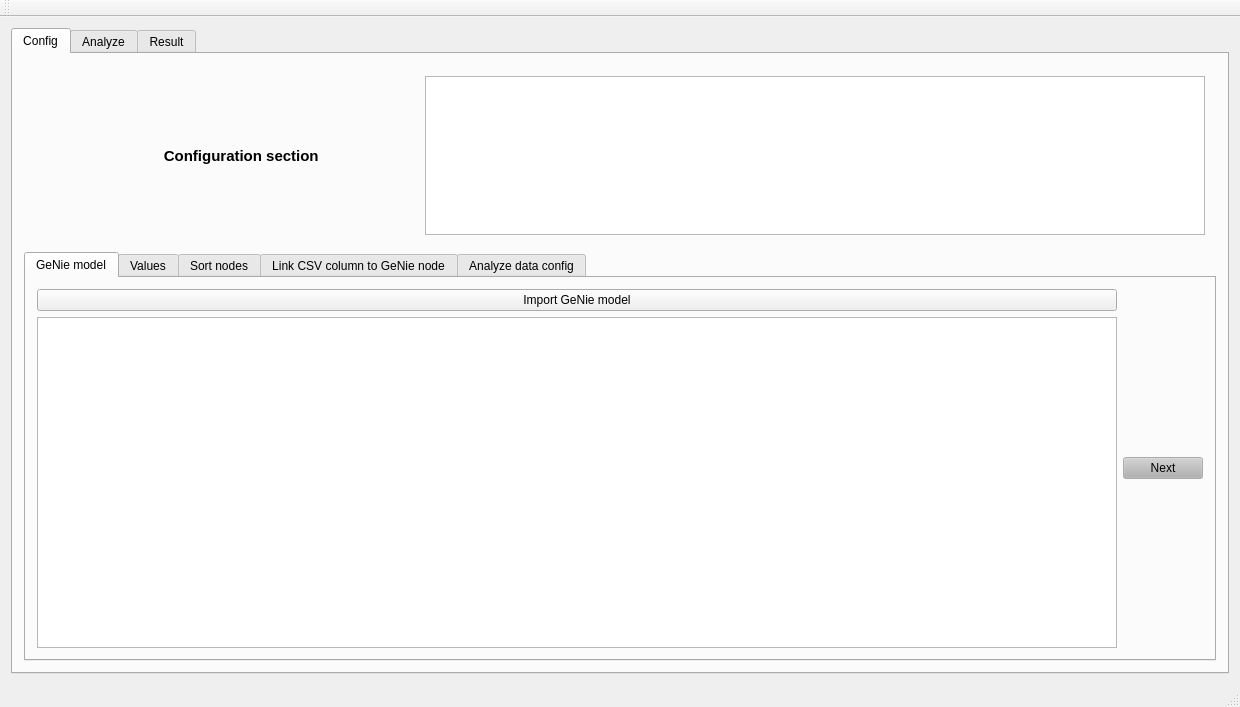
<?xml version="1.0" encoding="UTF-8"?>
<ui version="4.0">
 <class>MainWindow</class>
 <widget class="QMainWindow" name="MainWindow">
  <property name="geometry">
   <rect>
    <x>0</x>
    <y>0</y>
    <width>1240</width>
    <height>707</height>
   </rect>
  </property>
  <property name="windowTitle">
   <string>Smile App</string>
  </property>
  <widget class="QWidget" name="centralWidget">
   <layout class="QGridLayout" name="gridLayout_4">
    <item row="1" column="0">
     <widget class="QTabWidget" name="tabWidget">
      <property name="layoutDirection">
       <enum>Qt::LeftToRight</enum>
      </property>
      <property name="tabPosition">
       <enum>QTabWidget::North</enum>
      </property>
      <property name="currentIndex">
       <number>0</number>
      </property>
      <property name="movable">
       <bool>false</bool>
      </property>
      <widget class="QWidget" name="tab_5">
       <attribute name="title">
        <string>Config</string>
       </attribute>
       <layout class="QGridLayout" name="gridLayout">
        <item row="1" column="0">
         <widget class="QFrame" name="frame_2">
          <property name="minimumSize">
           <size>
            <width>0</width>
            <height>50</height>
           </size>
          </property>
          <property name="frameShape">
           <enum>QFrame::NoFrame</enum>
          </property>
          <property name="frameShadow">
           <enum>QFrame::Raised</enum>
          </property>
          <property name="lineWidth">
           <number>0</number>
          </property>
          <layout class="QGridLayout" name="gridLayout_6">
           <item row="1" column="0">
            <widget class="QLabel" name="label_32">
             <property name="font">
              <font>
               <pointsize>11</pointsize>
               <weight>75</weight>
               <bold>true</bold>
              </font>
             </property>
             <property name="text">
              <string>                               Configuration section                        </string>
             </property>
             <property name="margin">
              <number>-8</number>
             </property>
            </widget>
           </item>
           <item row="0" column="4" rowspan="3">
            <widget class="QTextBrowser" name="configStatus"/>
           </item>
          </layout>
         </widget>
        </item>
        <item row="4" column="0">
         <widget class="QTabWidget" name="tabWidget_2">
          <property name="currentIndex">
           <number>0</number>
          </property>
          <widget class="QWidget" name="tab_6">
           <attribute name="title">
            <string>GeNie model</string>
           </attribute>
           <layout class="QGridLayout" name="gridLayout_7">
            <item row="1" column="0">
             <layout class="QGridLayout" name="gridLayout_2">
              <item row="1" column="1">
               <widget class="QListWidget" name="listWidget"/>
              </item>
              <item row="0" column="1">
               <widget class="QPushButton" name="import_genie">
                <property name="text">
                 <string>Import GeNie model</string>
                </property>
               </widget>
              </item>
             </layout>
            </item>
            <item row="1" column="2">
             <layout class="QVBoxLayout" name="verticalLayout">
              <item>
               <widget class="QPushButton" name="next_analysedata">
                <property name="palette">
                 <palette>
                  <active>
                   <colorrole role="Button">
                    <brush brushstyle="SolidPattern">
                     <color alpha="255">
                      <red>177</red>
                      <green>177</green>
                      <blue>177</blue>
                     </color>
                    </brush>
                   </colorrole>
                  </active>
                  <inactive>
                   <colorrole role="Button">
                    <brush brushstyle="SolidPattern">
                     <color alpha="255">
                      <red>177</red>
                      <green>177</green>
                      <blue>177</blue>
                     </color>
                    </brush>
                   </colorrole>
                  </inactive>
                  <disabled>
                   <colorrole role="Button">
                    <brush brushstyle="SolidPattern">
                     <color alpha="255">
                      <red>177</red>
                      <green>177</green>
                      <blue>177</blue>
                     </color>
                    </brush>
                   </colorrole>
                  </disabled>
                 </palette>
                </property>
                <property name="text">
                 <string>Next</string>
                </property>
               </widget>
              </item>
             </layout>
            </item>
           </layout>
          </widget>
          <widget class="QWidget" name="tab_8">
           <attribute name="title">
            <string>Values</string>
           </attribute>
           <layout class="QGridLayout" name="gridLayout_9">
            <item row="1" column="1">
             <layout class="QGridLayout" name="gridLayout_5">
              <item row="4" column="1">
               <widget class="QPushButton" name="next_to_sort_nodes">
                <property name="text">
                 <string>Next</string>
                </property>
               </widget>
              </item>
              <item row="0" column="0">
               <layout class="QHBoxLayout" name="horizontalLayout">
                <item>
                 <widget class="QPushButton" name="importRawCSV">
                  <property name="text">
                   <string>Import raw values CSV</string>
                  </property>
                 </widget>
                </item>
                <item>
                 <widget class="QPushButton" name="importAnalyzeCSV">
                  <property name="text">
                   <string>Import rule values CSV</string>
                  </property>
                 </widget>
                </item>
                <item>
                 <widget class="QPushButton" name="importDatabaseCSV">
                  <property name="text">
                   <string>Import from database</string>
                  </property>
                 </widget>
                </item>
               </layout>
              </item>
              <item row="2" column="0">
               <layout class="QHBoxLayout" name="horizontalLayout_7">
                <item>
                 <widget class="QSpinBox" name="raw_spinbox_row">
                  <property name="value">
                   <number>2</number>
                  </property>
                 </widget>
                </item>
                <item>
                 <widget class="QSpinBox" name="raw_spinbox_col">
                  <property name="value">
                   <number>2</number>
                  </property>
                 </widget>
                </item>
                <item>
                 <widget class="QSpinBox" name="analyze_spin_row">
                  <property name="value">
                   <number>1</number>
                  </property>
                 </widget>
                </item>
                <item>
                 <widget class="QSpinBox" name="analyze_spin_col">
                  <property name="value">
                   <number>1</number>
                  </property>
                 </widget>
                </item>
                <item>
                 <widget class="QLabel" name="label_14">
                  <property name="text">
                   <string/>
                  </property>
                 </widget>
                </item>
                <item>
                 <widget class="QLabel" name="label_13">
                  <property name="text">
                   <string/>
                  </property>
                 </widget>
                </item>
               </layout>
              </item>
              <item row="4" column="0">
               <widget class="QListWidget" name="listWidget_values"/>
              </item>
              <item row="1" column="0">
               <layout class="QHBoxLayout" name="horizontalLayout_8">
                <item>
                 <widget class="QLabel" name="label_4">
                  <property name="text">
                   <string>Number of header rows</string>
                  </property>
                 </widget>
                </item>
                <item>
                 <widget class="QLabel" name="label_3">
                  <property name="text">
                   <string>Number of Date &amp; time cols</string>
                  </property>
                 </widget>
                </item>
                <item>
                 <widget class="QLabel" name="label_2">
                  <property name="text">
                   <string>Number of header rows</string>
                  </property>
                 </widget>
                </item>
                <item>
                 <widget class="QLabel" name="label">
                  <property name="text">
                   <string>Number of Date &amp; time cols</string>
                  </property>
                 </widget>
                </item>
                <item>
                 <widget class="QLabel" name="label_8">
                  <property name="text">
                   <string/>
                  </property>
                 </widget>
                </item>
                <item>
                 <widget class="QLabel" name="label_12">
                  <property name="text">
                   <string/>
                  </property>
                 </widget>
                </item>
               </layout>
              </item>
             </layout>
            </item>
           </layout>
          </widget>
          <widget class="QWidget" name="tab_10">
           <attribute name="title">
            <string>Sort nodes</string>
           </attribute>
           <layout class="QGridLayout" name="gridLayout_11">
            <item row="0" column="2">
             <layout class="QVBoxLayout" name="verticalLayout_3">
              <item>
               <widget class="QTreeWidget" name="treeWidget_symptom">
                <column>
                 <property name="text">
                  <string notr="true">1</string>
                 </property>
                </column>
               </widget>
              </item>
              <item>
               <widget class="QTreeWidget" name="treeWidget_results">
                <column>
                 <property name="text">
                  <string notr="true">1</string>
                 </property>
                </column>
               </widget>
              </item>
             </layout>
            </item>
            <item row="0" column="0">
             <layout class="QGridLayout" name="gridLayout_12">
              <item row="0" column="0">
               <widget class="QPushButton" name="add_resultnodes">
                <property name="text">
                 <string>Add Resultnodes</string>
                </property>
               </widget>
              </item>
              <item row="1" column="0">
               <widget class="QPushButton" name="add_symptom">
                <property name="text">
                 <string>Add Symptom</string>
                </property>
               </widget>
              </item>
              <item row="2" column="0">
               <widget class="QListWidget" name="listWidget_2"/>
              </item>
             </layout>
            </item>
            <item row="0" column="6">
             <layout class="QVBoxLayout" name="verticalLayout_4">
              <item>
               <layout class="QVBoxLayout" name="verticalLayout_5">
                <item>
                 <widget class="QPushButton" name="remove_symptom">
                  <property name="text">
                   <string>Remove Symptom</string>
                  </property>
                 </widget>
                </item>
                <item>
                 <widget class="QPushButton" name="remove_result_node">
                  <property name="text">
                   <string>Remove result node</string>
                  </property>
                 </widget>
                </item>
                <item>
                 <layout class="QVBoxLayout" name="verticalLayout_7">
                  <item>
                   <layout class="QHBoxLayout" name="horizontalLayout_4">
                    <item>
                     <widget class="QLabel" name="label_6">
                      <property name="text">
                       <string/>
                      </property>
                     </widget>
                    </item>
                   </layout>
                  </item>
                  <item>
                   <widget class="QPushButton" name="export_nodes">
                    <property name="text">
                     <string>Export sorted nodes</string>
                    </property>
                   </widget>
                  </item>
                  <item>
                   <widget class="QPushButton" name="Import_nodes">
                    <property name="text">
                     <string>Import sorted nodes</string>
                    </property>
                   </widget>
                  </item>
                  <item>
                   <layout class="QVBoxLayout" name="verticalLayout_8">
                    <item>
                     <widget class="QLabel" name="label_5">
                      <property name="text">
                       <string/>
                      </property>
                     </widget>
                    </item>
                   </layout>
                  </item>
                 </layout>
                </item>
               </layout>
              </item>
              <item>
               <widget class="QPushButton" name="next_to_linkcolumn">
                <property name="text">
                 <string>Next</string>
                </property>
               </widget>
              </item>
             </layout>
            </item>
           </layout>
          </widget>
          <widget class="QWidget" name="tab_9">
           <attribute name="title">
            <string>Link CSV column to GeNie node</string>
           </attribute>
           <layout class="QGridLayout" name="gridLayout_10">
            <item row="0" column="0">
             <layout class="QGridLayout" name="gridLayout_8">
              <item row="0" column="0">
               <widget class="QPushButton" name="savesymptoms">
                <property name="text">
                 <string>Save Symptoms</string>
                </property>
               </widget>
              </item>
              <item row="0" column="1">
               <widget class="QCheckBox" name="checkBox_duplicate">
                <property name="enabled">
                 <bool>true</bool>
                </property>
                <property name="text">
                 <string>Detect duplicate columns</string>
                </property>
                <property name="checked">
                 <bool>true</bool>
                </property>
                <property name="tristate">
                 <bool>false</bool>
                </property>
               </widget>
              </item>
              <item row="1" column="0">
               <widget class="QTableWidget" name="tableWidget_symptoms">
                <property name="enabled">
                 <bool>true</bool>
                </property>
                <property name="frameShape">
                 <enum>QFrame::StyledPanel</enum>
                </property>
                <property name="frameShadow">
                 <enum>QFrame::Plain</enum>
                </property>
                <property name="lineWidth">
                 <number>2</number>
                </property>
                <property name="showGrid">
                 <bool>false</bool>
                </property>
                <property name="rowCount">
                 <number>0</number>
                </property>
                <property name="columnCount">
                 <number>2</number>
                </property>
                <attribute name="horizontalHeaderDefaultSectionSize">
                 <number>106</number>
                </attribute>
                <column/>
                <column/>
               </widget>
              </item>
              <item row="1" column="1">
               <layout class="QVBoxLayout" name="verticalLayout_10">
                <item>
                 <layout class="QVBoxLayout" name="verticalLayout_11">
                  <item>
                   <widget class="QPushButton" name="importLinkedxml">
                    <property name="text">
                     <string>Import linked Xml</string>
                    </property>
                   </widget>
                  </item>
                  <item>
                   <widget class="QPushButton" name="ExportLinkedXml">
                    <property name="text">
                     <string>Export linked Xml</string>
                    </property>
                   </widget>
                  </item>
                  <item>
                   <layout class="QHBoxLayout" name="horizontalLayout_3">
                    <item>
                     <widget class="QLabel" name="label_7">
                      <property name="text">
                       <string/>
                      </property>
                     </widget>
                    </item>
                   </layout>
                  </item>
                 </layout>
                </item>
                <item>
                 <widget class="QPushButton" name="next_to_analyze_or_results">
                  <property name="text">
                   <string>Next</string>
                  </property>
                 </widget>
                </item>
               </layout>
              </item>
             </layout>
            </item>
           </layout>
          </widget>
          <widget class="QWidget" name="tab_7">
           <attribute name="title">
            <string>Analyze data config</string>
           </attribute>
           <layout class="QGridLayout" name="gridLayout_14">
            <item row="0" column="0">
             <layout class="QGridLayout" name="gridLayout_13">
              <item row="2" column="0">
               <widget class="QTreeWidget" name="treeWidget_2">
                <column>
                 <property name="text">
                  <string notr="true">1</string>
                 </property>
                </column>
               </widget>
              </item>
              <item row="1" column="0">
               <layout class="QHBoxLayout" name="horizontalLayout_2">
                <item>
                 <widget class="QPushButton" name="add_value_boundary">
                  <property name="text">
                   <string>Add values</string>
                  </property>
                 </widget>
                </item>
                <item>
                 <widget class="QPushButton" name="pushButton_exportxml">
                  <property name="text">
                   <string>Export XML</string>
                  </property>
                 </widget>
                </item>
                <item>
                 <widget class="QPushButton" name="pushButton_importxml">
                  <property name="text">
                   <string>                              Import XMl                        </string>
                  </property>
                 </widget>
                </item>
               </layout>
              </item>
             </layout>
            </item>
            <item row="0" column="1">
             <layout class="QVBoxLayout" name="verticalLayout_2">
              <item>
               <widget class="QComboBox" name="comboBox_values">
                <item>
                 <property name="text">
                  <string>Constant</string>
                 </property>
                </item>
                <item>
                 <property name="text">
                  <string>Not Constant</string>
                 </property>
                </item>
                <item>
                 <property name="text">
                  <string>Equal</string>
                 </property>
                </item>
                <item>
                 <property name="text">
                  <string>Less than</string>
                 </property>
                </item>
                <item>
                 <property name="text">
                  <string>Greater than</string>
                 </property>
                </item>
                <item>
                 <property name="text">
                  <string>Between</string>
                 </property>
                </item>
               </widget>
              </item>
              <item>
               <widget class="QDoubleSpinBox" name="doubleSpinBox"/>
              </item>
              <item>
               <widget class="QDoubleSpinBox" name="doubleSpinBox_2"/>
              </item>
              <item>
               <widget class="QPushButton" name="pushButton_boundary">
                <property name="text">
                 <string>                                         save values                                    </string>
                </property>
               </widget>
              </item>
              <item>
               <layout class="QVBoxLayout" name="verticalLayout_6">
                <item>
                 <widget class="QLabel" name="label_sympt">
                  <property name="font">
                   <font>
                    <pointsize>9</pointsize>
                    <weight>75</weight>
                    <bold>true</bold>
                   </font>
                  </property>
                  <property name="text">
                   <string>Symptom</string>
                  </property>
                 </widget>
                </item>
                <item>
                 <widget class="QLabel" name="label_value">
                  <property name="font">
                   <font>
                    <weight>75</weight>
                    <bold>true</bold>
                   </font>
                  </property>
                  <property name="text">
                   <string>Evidence</string>
                  </property>
                 </widget>
                </item>
                <item>
                 <widget class="QFrame" name="frame_4">
                  <property name="frameShape">
                   <enum>QFrame::StyledPanel</enum>
                  </property>
                  <property name="frameShadow">
                   <enum>QFrame::Raised</enum>
                  </property>
                 </widget>
                </item>
                <item>
                 <widget class="QFrame" name="frame">
                  <property name="frameShape">
                   <enum>QFrame::StyledPanel</enum>
                  </property>
                  <property name="frameShadow">
                   <enum>QFrame::Raised</enum>
                  </property>
                 </widget>
                </item>
               </layout>
              </item>
             </layout>
            </item>
            <item row="0" column="2">
             <widget class="QPushButton" name="next_to_resultscolumn">
              <property name="text">
               <string>Next</string>
              </property>
             </widget>
            </item>
           </layout>
          </widget>
         </widget>
        </item>
       </layout>
      </widget>
      <widget class="QWidget" name="tab_12">
       <attribute name="title">
        <string>Analyze</string>
       </attribute>
       <layout class="QGridLayout" name="gridLayout_3">
        <item row="1" column="0">
         <layout class="QGridLayout" name="gridLayout_18">
          <item row="1" column="2">
           <widget class="QTreeWidget" name="treeWidget_finaleresultnodes">
            <column>
             <property name="text">
              <string notr="true">1</string>
             </property>
            </column>
           </widget>
          </item>
          <item row="1" column="0">
           <widget class="QListWidget" name="listWidget_3"/>
          </item>
          <item row="1" column="1">
           <widget class="QTreeWidget" name="treeWidget_finalesymps">
            <column>
             <property name="text">
              <string notr="true">1</string>
             </property>
            </column>
           </widget>
          </item>
          <item row="0" column="0">
           <widget class="QLabel" name="label_9">
            <property name="font">
             <font>
              <pointsize>9</pointsize>
              <weight>75</weight>
              <bold>true</bold>
             </font>
            </property>
            <property name="text">
             <string>Genie nodes</string>
            </property>
           </widget>
          </item>
          <item row="0" column="1">
           <widget class="QLabel" name="label_10">
            <property name="text">
             <string>Symptom nodes</string>
            </property>
           </widget>
          </item>
          <item row="0" column="2">
           <widget class="QLabel" name="label_11">
            <property name="text">
             <string>Result nodes</string>
            </property>
           </widget>
          </item>
         </layout>
        </item>
        <item row="0" column="0">
         <widget class="QFrame" name="frame_3">
          <property name="minimumSize">
           <size>
            <width>0</width>
            <height>50</height>
           </size>
          </property>
          <property name="frameShape">
           <enum>QFrame::NoFrame</enum>
          </property>
          <property name="frameShadow">
           <enum>QFrame::Raised</enum>
          </property>
          <property name="lineWidth">
           <number>0</number>
          </property>
          <layout class="QGridLayout" name="gridLayout_17">
           <item row="1" column="0">
            <widget class="QLabel" name="label_33">
             <property name="font">
              <font>
               <pointsize>11</pointsize>
               <weight>75</weight>
               <bold>true</bold>
              </font>
             </property>
             <property name="text">
              <string>                            Analyze section                        </string>
             </property>
             <property name="margin">
              <number>-8</number>
             </property>
            </widget>
           </item>
           <item row="2" column="0">
            <widget class="QPushButton" name="prepare_analyze">
             <property name="text">
              <string>Start analyzing</string>
             </property>
            </widget>
           </item>
           <item row="0" column="4" rowspan="5">
            <widget class="QTextBrowser" name="configStatus_analyze"/>
           </item>
          </layout>
         </widget>
        </item>
        <item row="2" column="0">
         <widget class="QProgressBar" name="progressBar">
          <property name="value">
           <number>0</number>
          </property>
         </widget>
        </item>
       </layout>
      </widget>
      <widget class="QWidget" name="tab">
       <attribute name="title">
        <string>Result</string>
       </attribute>
       <layout class="QGridLayout" name="gridLayout_19">
        <item row="1" column="0">
         <widget class="QTableView" name="tableView_resultdata"/>
        </item>
        <item row="0" column="0">
         <widget class="QPushButton" name="convertSmiledataToCSV">
          <property name="text">
           <string>Export to CSV</string>
          </property>
         </widget>
        </item>
       </layout>
      </widget>
     </widget>
    </item>
   </layout>
  </widget>
  <widget class="QMenuBar" name="menuBar">
   <property name="geometry">
    <rect>
     <x>0</x>
     <y>0</y>
     <width>1240</width>
     <height>26</height>
    </rect>
   </property>
  </widget>
  <widget class="QToolBar" name="mainToolBar">
   <attribute name="toolBarArea">
    <enum>TopToolBarArea</enum>
   </attribute>
   <attribute name="toolBarBreak">
    <bool>false</bool>
   </attribute>
  </widget>
  <widget class="QStatusBar" name="statusBar"/>
 </widget>
 <layoutdefault spacing="6" margin="11"/>
 <resources/>
 <connections/>
</ui>
